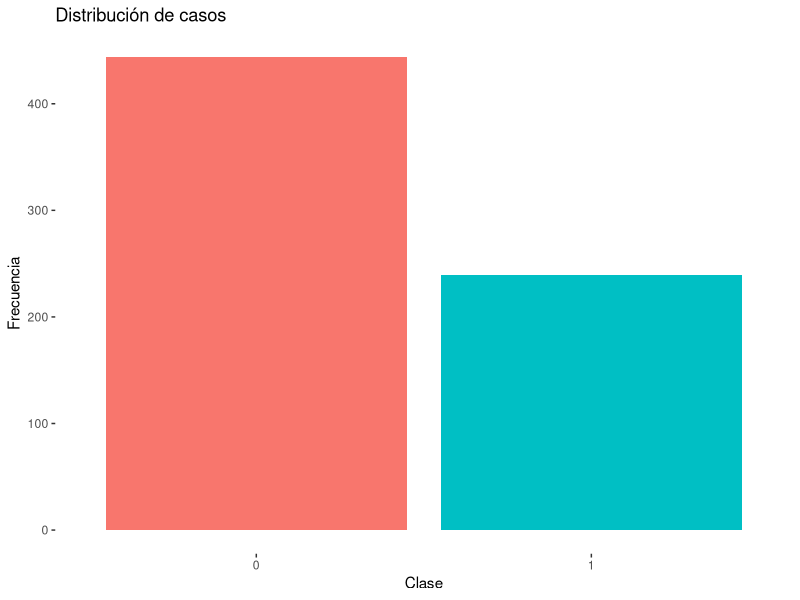
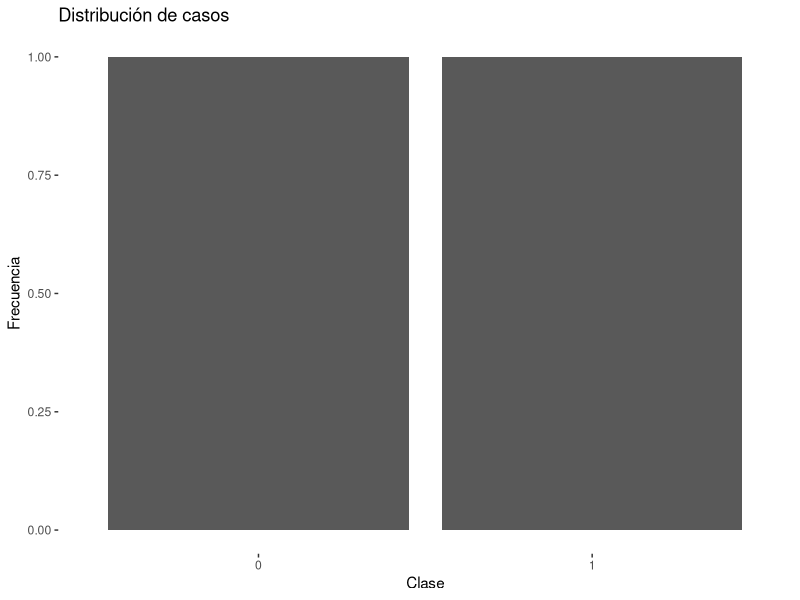
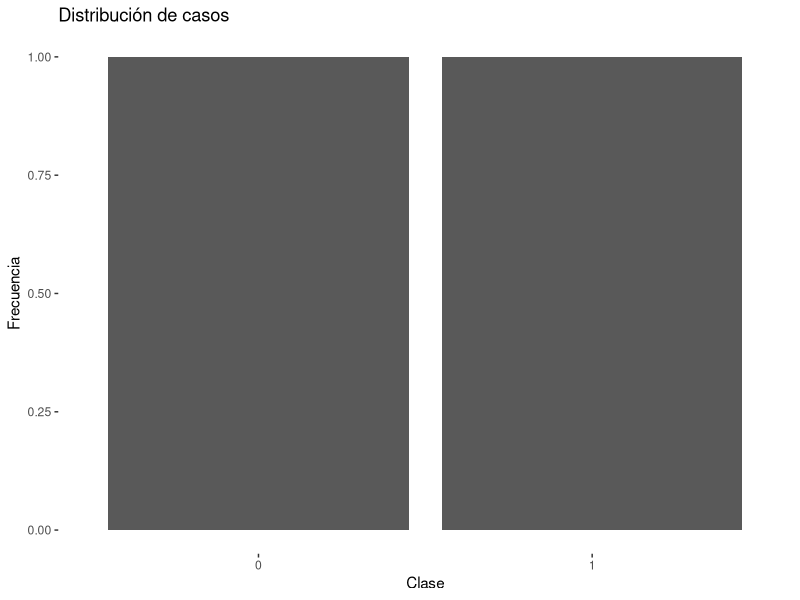
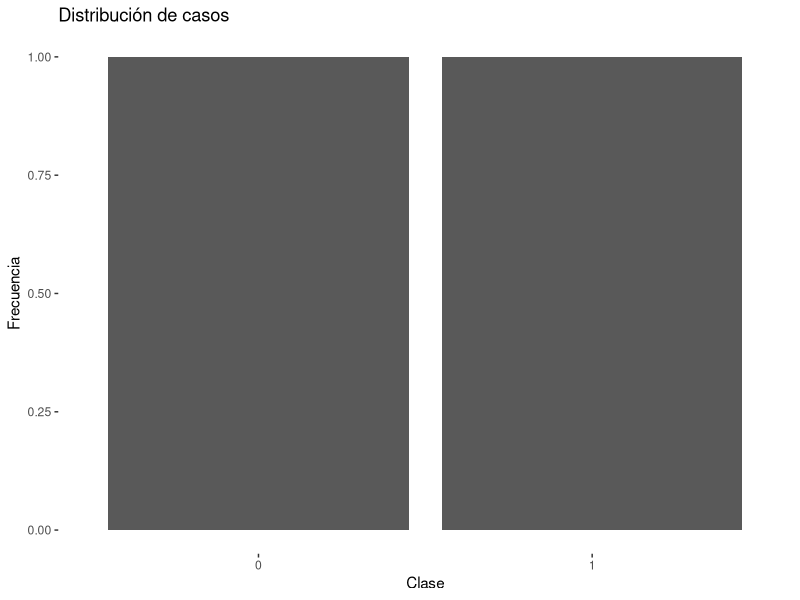
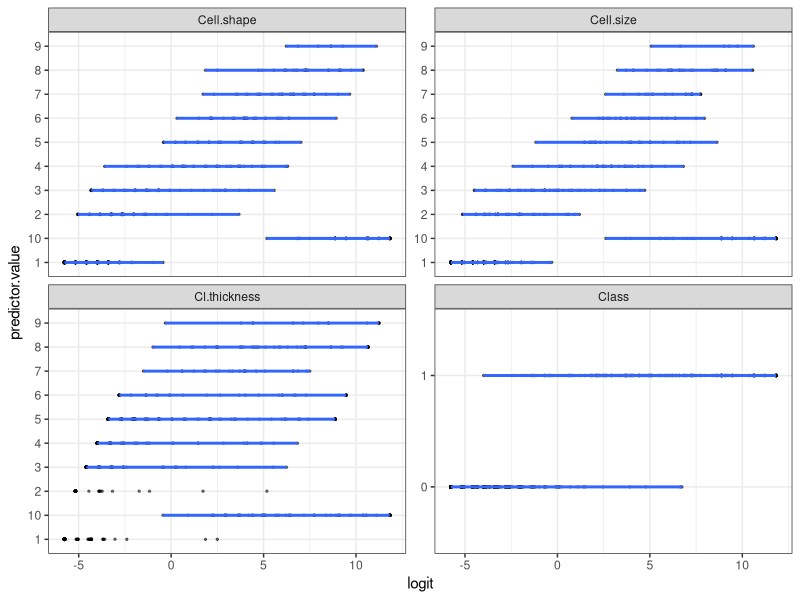
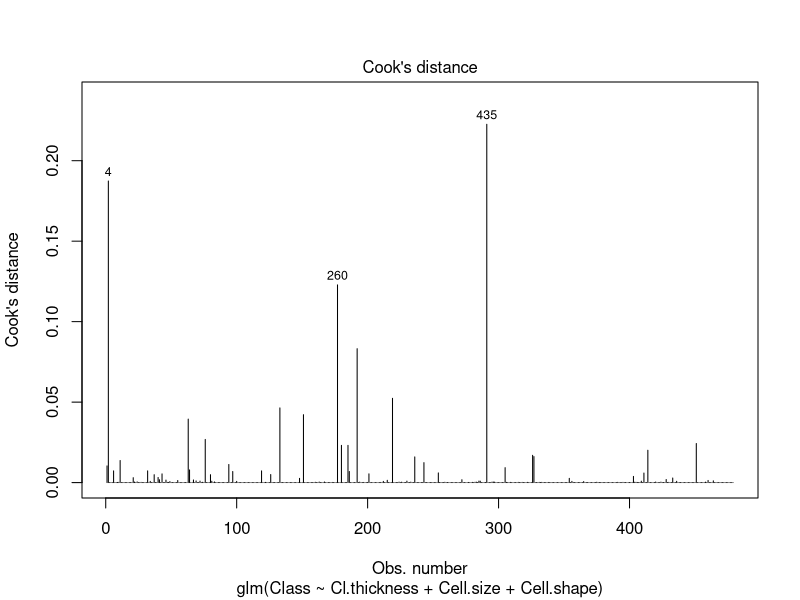
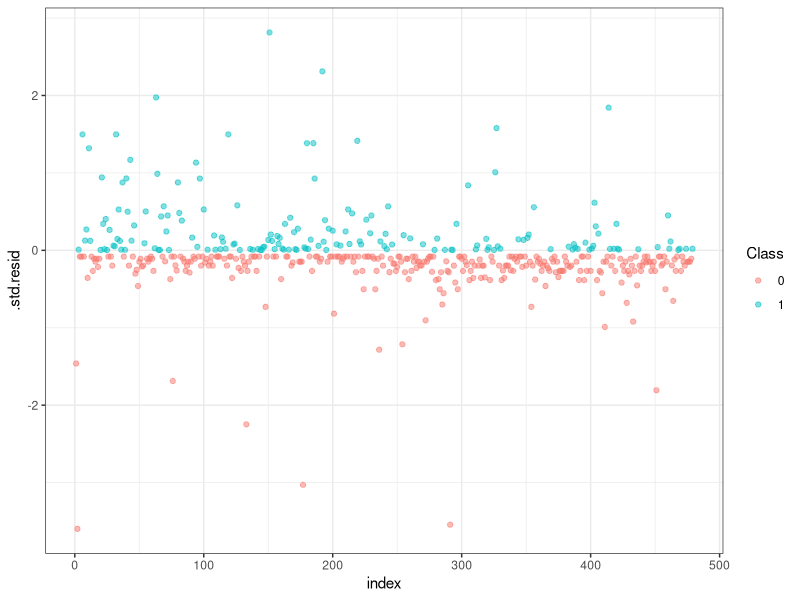
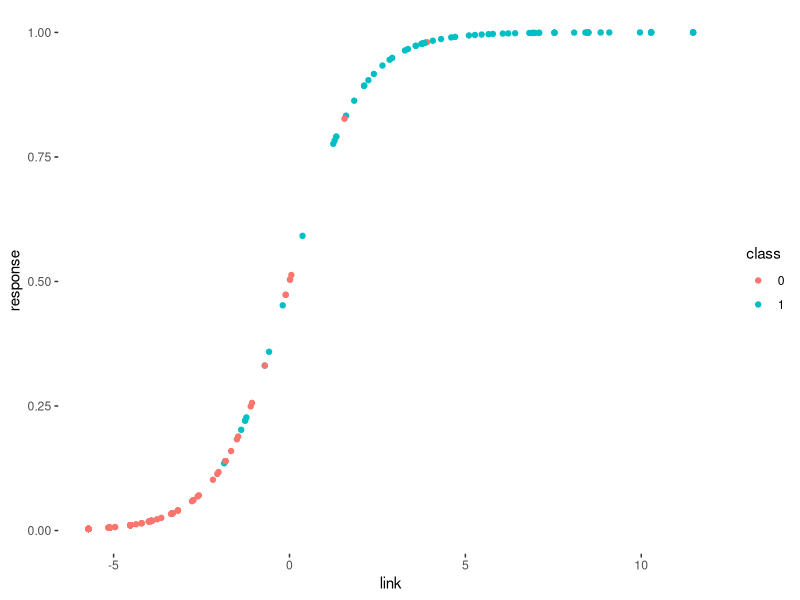

Write the R code that produced these figures, in order.
## ---- chunk 1

library(mlbench)
library(tidyverse)
library(magrittr)
data("BreastCancer") #Cargar la data al environment
str(BreastCancer)
ncol(BreastCancer[sapply(BreastCancer,is.factor)]) # 10 de las 11 variables son factores
## ---- chunk 2
head(BreastCancer)
tail(BreastCancer)

## NAs
BreastCancer %>% 
  is.na() %>% 
  colSums() # La variable Bare.nuclei contiene 16 NAs

## Conservar solo casos completos
breast_cancer <- BreastCancer[complete.cases(BreastCancer),] # Indice con las observaciones completas (sin NAs)

## Convertir Class a 0 y 1
breast_cancer[sapply(breast_cancer,is.factor)] <- sapply(breast_cancer[sapply(breast_cancer,is.factor)], as.numeric)
breast_cancer %<>% 
  mutate(Class = factor(ifelse(Class == 1,0, 1),
                           levels = c(0,1)))
## ---- chunk 3
## Casos de cancer
breast_cancer %>% 
  ggplot(aes(Class, fill = Class)) +
  geom_bar(position = "identity") +
  labs(y = "Frecuencia", x = "Clase", title = "Distribución de casos") +
  theme(panel.background = element_blank(),
        legend.position = "none")

breast_cancer %>% 
  ggplot(aes(Class, fill = Cell.size)) +
  geom_bar(position = "fill") +
  labs(y = "Frecuencia", x = "Clase", title = "Distribución de casos") +
  theme(panel.background = element_blank())

breast_cancer %>% 
  ggplot(aes(Class, fill = Cell.shape)) +
  geom_bar(position = "fill") +
  labs(y = "Frecuencia", x = "Clase", title = "Distribución de casos") +
  theme(panel.background = element_blank())

breast_cancer %>% 
  ggplot(aes(Class, fill = Cl.thickness)) +
  geom_bar(position = "fill") +
  labs(y = "Frecuencia", x = "Clase", title = "Distribución de casos") +
  theme(panel.background = element_blank())
## ---- chunk 4
set.seed(1234)
index <- caret::createDataPartition(breast_cancer$Class, p=0.7, list = FALSE)
trainData <- breast_cancer[index,]
testData <- breast_cancer[-index,]
## ---- chunk 5
table(trainData$Class)
table(testData$Class)
## ---- chunk 6
mod1 <- glm(Class ~ Cl.thickness + Cell.size + Cell.shape, family = "binomial", data = trainData)
## ---- chunk 7
summary(mod1)
anova(mod1)
## ---- chunk 8
unique(breast_cancer$Class) #Valores únicos
unique(breast_cancer$Cl.thickness) #Valores únicos
unique(breast_cancer$Cell.shape) #Valores únicos
## ---- chunk 9
linearlogit <- glm(Class ~ Cl.thickness + Cell.size + Cell.shape, family = "binomial", data = breast_cancer)
bchats <- predict(linearlogit, type = "response")
bchats_class <- ifelse(bchats > 0.5, 1,0)
table(bchats_class)
predictors <- colnames(breast_cancer[,2:4])
data_lineal <- breast_cancer %>% 
  select(c(Cell.shape,Cell.size, Cl.thickness, Class))
data_lineal %<>%
  mutate(logit = log(bchats/(1-bchats))) %>% 
  gather(key = "predictors", value = "predictor.value", -logit)

#Grafica
ggplot(data_lineal, aes(logit, predictor.value))+
  geom_point(size = 0.5, alpha = 0.5) +
  geom_smooth(method = "loess") + 
  theme_bw() + 
  facet_wrap(~predictors, scales = "free_y")


library(car)
# boxTidwell(y ~ x, family = "binomial", data = trainData)
## ---- chunk 10
cdistance <- cooks.distance(mod1)
influential <- cdistance[(cdistance > (3 * mean(cdistance, na.rm = TRUE)))]
influential
plot(mod1, which = 4, id.n = 3)
## ---- chunk 11
model.data <- broom::augment(mod1) %>% 
  mutate(index = 1:n()) 
model.data %>% top_n(10, .cooksd)
ggplot(model.data, aes(index, .std.resid)) + 
  geom_point(aes(color = Class), alpha = .5) +
  theme_bw()
model.data %>% 
  filter(abs(.std.resid) > 3)
## ---- chunk 12
vif(mod1)
## ---- chunk 13
#Proyectados fuera de muestra
bchats <- predict(mod1, newdata = testData, type = "response")
bchats_class <- factor(ifelse(bchats > 0.5, 1,0),
                       levels = c(0,1))
table(bchats_class)
bchats_link <- predict(mod1, newdata = testData, type = "link")
score_data <- data.frame(link = bchats_link,
                         response = bchats,
                         class = testData$Class,
                         stringsAsFactors = FALSE)
score_data %>% 
  ggplot(aes(link, response, col = class)) +
  geom_point() +
  theme(panel.background = element_blank())


#Actuales fuera de muestra
bc_actuals <- testData$Class
## ---- chunk 14
library(caret)
confusionMatrix(bchats_class,bc_actuals)
## ---- chunk 15
library(ROCR)
pred <- prediction(bchats, bc_actuals)
perf <- performance(pred,"tpr","fpr")
plot(perf)
